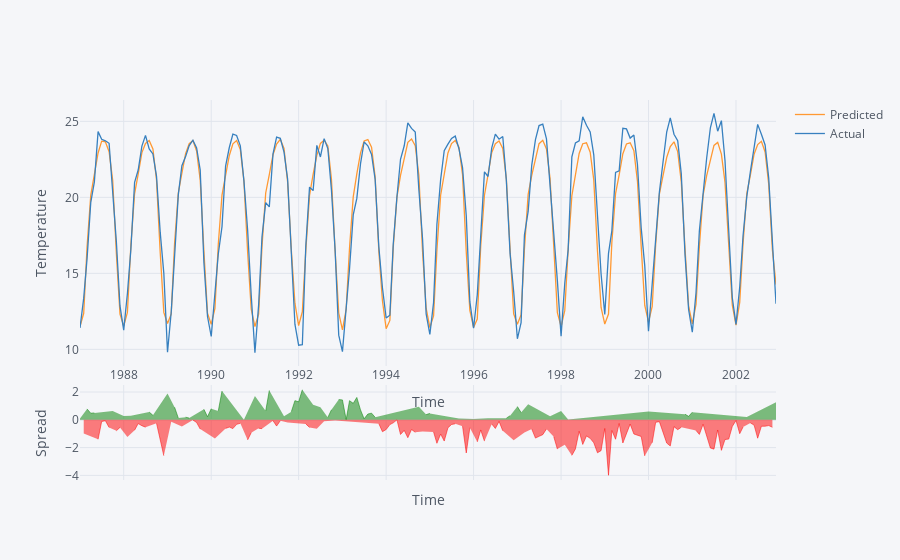

The notebook cell saved with this chart:
### Code cell
prediction[['Predicted','Actual']].iplot(kind ='spread',xTitle="Time" ,yTitle="Temperature")

### Figure 1 — Plotly figure (JSON) as saved in the notebook; plotly's stock layout.template omitted (floating-point values rounded to 4 significant figures; data arrays with more than 128 entries replaced by an {"elided": "..."} marker saying what was removed)
{"data": [{"line": {"color": "rgba(255, 153, 51, 1.0)", "dash": "solid", "shape": "linear", "width": 1.3}, "mode": "lines", "name": "Predicted", "text": "", "type": "scatter", "x": {"elided": "192 str values"}, "y": {"elided": "192 float values"}}, {"line": {"color": "rgba(55, 128, 191, 1.0)", "dash": "solid", "shape": "linear", "width": 1.3}, "mode": "lines", "name": "Actual", "text": "", "type": "scatter", "x": {"elided": "192 str values"}, "y": {"elided": "192 float values"}}, {"connectgaps": false, "fill": "tozeroy", "line": {"color": "green", "dash": "solid", "shape": "linear", "width": 0.5}, "mode": "lines", "name": "Spread", "showlegend": false, "type": "scatter", "x": {"elided": "192 str values"}, "xaxis": "x2", "y": {"elided": "192 mixed values"}, "yaxis": "y2"}, {"connectgaps": false, "fill": "tozeroy", "line": {"color": "red", "dash": "solid", "shape": "linear", "width": 0.5}, "mode": "lines", "name": "Spread", "showlegend": false, "type": "scatter", "x": {"elided": "192 str values"}, "xaxis": "x2", "y": {"elided": "192 mixed values"}, "yaxis": "y2"}], "layout": {"hovermode": "x", "legend": {"bgcolor": "#F5F6F9", "font": {"color": "#4D5663"}}, "paper_bgcolor": "#F5F6F9", "plot_bgcolor": "#F5F6F9", "title": {"font": {"color": "#4D5663"}}, "xaxis": {"gridcolor": "#E1E5ED", "showgrid": true, "tickfont": {"color": "#4D5663"}, "title": {"font": {"color": "#4D5663"}, "text": "Time"}, "zerolinecolor": "#E1E5ED"}, "xaxis2": {"anchor": "y2", "gridcolor": "#E1E5ED", "showgrid": true, "showticklabels": false, "tickfont": {"color": "#4D5663"}, "title": {"font": {"color": "#4D5663"}, "text": "Time"}, "zerolinecolor": "#E1E5ED"}, "yaxis": {"domain": [0.3, 1], "gridcolor": "#E1E5ED", "showgrid": true, "tickfont": {"color": "#4D5663"}, "title": {"font": {"color": "#4D5663"}, "text": "Temperature"}, "zerolinecolor": "#E1E5ED"}, "yaxis2": {"domain": [0, 0.25], "gridcolor": "#E1E5ED", "showgrid": true, "tickfont": {"color": "#4D5663"}, "title": {"font": {"color": "#4D5663"}, "text": "Spread"}, "zerolinecolor": "#E1E5ED"}}}
